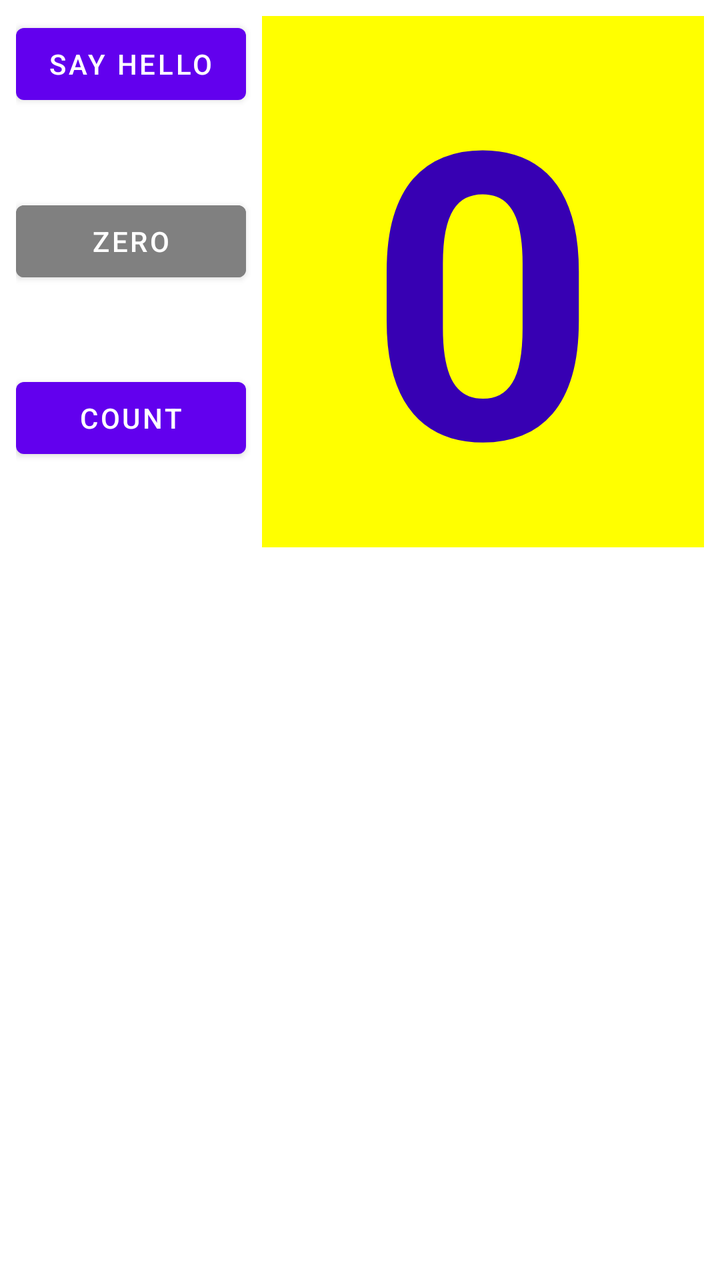
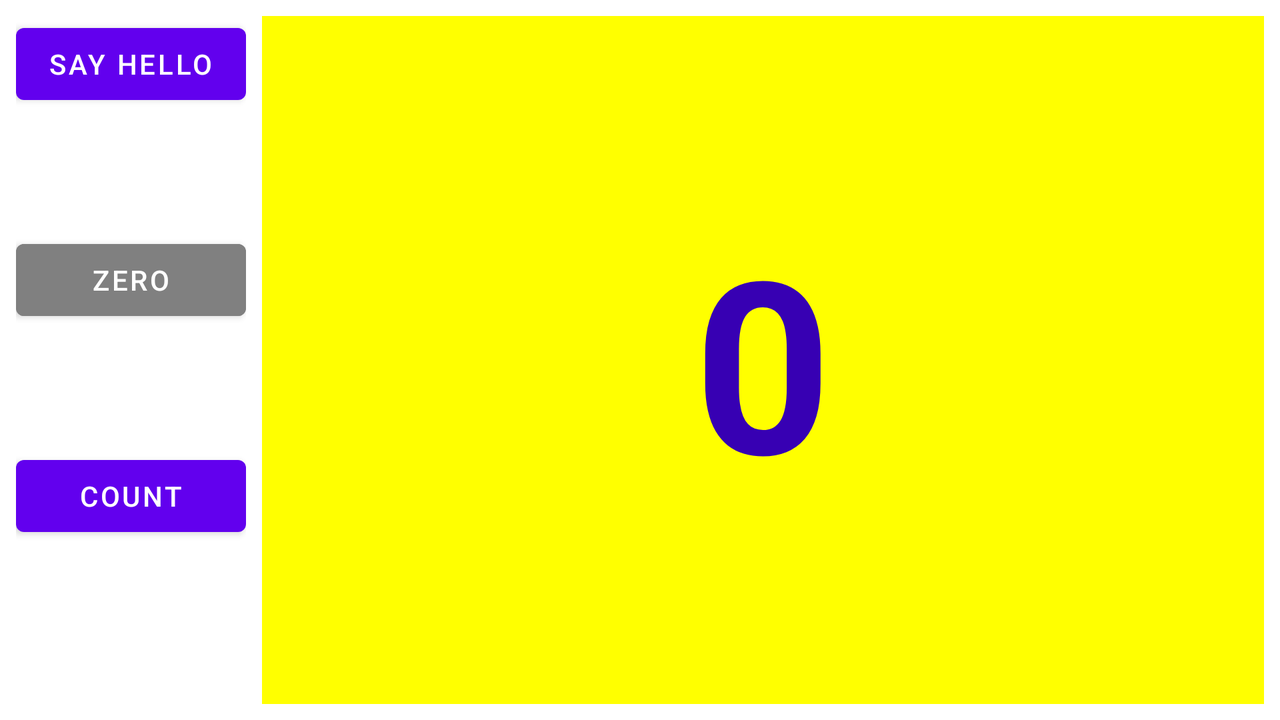

The same Android screen from two of the app's own layout files: first res/layout/ as a phone draws it, then the repository's variant for another configuration, drawn on a device whose configuration selects that folder. Both files follow.
<!-- AndroidManifest.xml: application theme Theme.AndersenHomeWorks -->
<!-- res/layout/fragment_your_first_interactive_ui.xml -->
<?xml version="1.0" encoding="utf-8"?>
<androidx.constraintlayout.widget.ConstraintLayout xmlns:android="http://schemas.android.com/apk/res/android"
    xmlns:app="http://schemas.android.com/apk/res-auto"
    xmlns:tools="http://schemas.android.com/tools"
    android:layout_width="match_parent"
    android:layout_height="match_parent"
    android:layout_margin="@dimen/margin_regular">

    <Button
        android:id="@+id/toast_button"
        android:layout_width="wrap_content"
        android:layout_height="wrap_content"
        android:text="@string/toast_button_text"
        app:layout_constraintEnd_toStartOf="@id/count"
        app:layout_constraintStart_toStartOf="parent"
        app:layout_constraintTop_toTopOf="parent" />

    <Button
        android:id="@+id/zero_button"
        android:layout_width="0dp"
        android:layout_height="wrap_content"
        android:backgroundTint="@color/gray"
        android:text="@string/zero_button_text"
        app:layout_constraintBottom_toTopOf="@id/count_button"
        app:layout_constraintEnd_toEndOf="@id/toast_button"
        app:layout_constraintStart_toStartOf="parent"
        app:layout_constraintTop_toBottomOf="@id/toast_button" />

    <Button
        android:id="@+id/count_button"
        android:layout_width="0dp"
        android:layout_height="wrap_content"
        android:text="@string/count_button_text"
        app:layout_constraintBottom_toBottomOf="@id/count"
        app:layout_constraintEnd_toEndOf="@id/toast_button"
        app:layout_constraintStart_toStartOf="parent"
        app:layout_constraintTop_toBottomOf="@id/zero_button" />

    <TextView
        android:id="@+id/count"
        android:layout_width="0dp"
        android:layout_height="wrap_content"
        android:layout_marginStart="8dp"
        android:background="@color/yellow"
        android:gravity="center"
        android:text="@string/count_text"
        android:textColor="@color/purple_700"
        android:textSize="200sp"
        android:textStyle="bold"
        app:layout_constraintEnd_toEndOf="parent"
        app:layout_constraintStart_toEndOf="@id/toast_button"
        app:layout_constraintTop_toTopOf="parent" />

</androidx.constraintlayout.widget.ConstraintLayout>
<!-- resources referenced by this layout -->
<resources>
  <color name="gray">#808080</color>
  <color name="purple_700">#FF3700B3</color>
  <color name="yellow">#FFFF00</color>
  <dimen name="margin_regular">8dp</dimen>
  <string name="count_button_text">Count</string>
  <string name="count_text">0</string>
  <string name="toast_button_text">Say Hello</string>
  <string name="zero_button_text">Zero</string>
  <style name="Theme.AndersenHomeWorks" parent="Theme.MaterialComponents.DayNight.DarkActionBar">
          
          <item name="colorPrimary">@color/purple_500</item>
          <item name="colorPrimaryVariant">@color/purple_700</item>
          <item name="colorOnPrimary">@color/white</item>
          
          <item name="colorSecondary">@color/teal_200</item>
          <item name="colorSecondaryVariant">@color/teal_700</item>
          <item name="colorOnSecondary">@color/black</item>
          
          <item name="android:statusBarColor" tools:targetApi="l">?attr/colorPrimaryVariant</item>
          
      </style>
  <color name="purple_500">#FF6200EE</color>
  <color name="white">#FFFFFFFF</color>
  <color name="teal_200">#FF03DAC5</color>
  <color name="teal_700">#FF018786</color>
  <color name="black">#FF000000</color>
</resources>
<!-- res/layout-land/fragment_your_first_interactive_ui.xml (the repository's variant of the layout above) -->
<!-- drawn on the phone turned sideways -->
<?xml version="1.0" encoding="utf-8"?>
<LinearLayout xmlns:android="http://schemas.android.com/apk/res/android"
    xmlns:app="http://schemas.android.com/apk/res-auto"
    xmlns:tools="http://schemas.android.com/tools"
    android:layout_width="match_parent"
    android:layout_height="match_parent"
    android:layout_margin="@dimen/margin_regular"
    android:orientation="horizontal">

    <LinearLayout
        android:layout_width="wrap_content"
        android:layout_height="match_parent"
        android:orientation="vertical">

        <Button
            android:id="@+id/toast_button"
            android:layout_width="wrap_content"
            android:layout_height="wrap_content"
            android:text="@string/toast_button_text" />

        <Button
            android:id="@+id/zero_button"
            android:layout_width="match_parent"
            android:layout_height="wrap_content"
            android:layout_marginTop="60dp"
            android:backgroundTint="@color/gray"
            android:text="@string/zero_button_text" />

        <Button
            android:id="@+id/count_button"
            android:layout_marginTop="60dp"
            android:layout_width="match_parent"
            android:layout_height="wrap_content"
            android:text="@string/count_button_text" />

    </LinearLayout>

    <TextView
        android:id="@+id/count"
        android:layout_width="match_parent"
        android:layout_height="match_parent"
        android:layout_marginStart="8dp"
        android:background="@color/yellow"
        android:gravity="center"
        android:text="@string/count_text"
        android:textColor="@color/purple_700"
        android:textSize="120sp"
        android:textStyle="bold" />

</LinearLayout>
